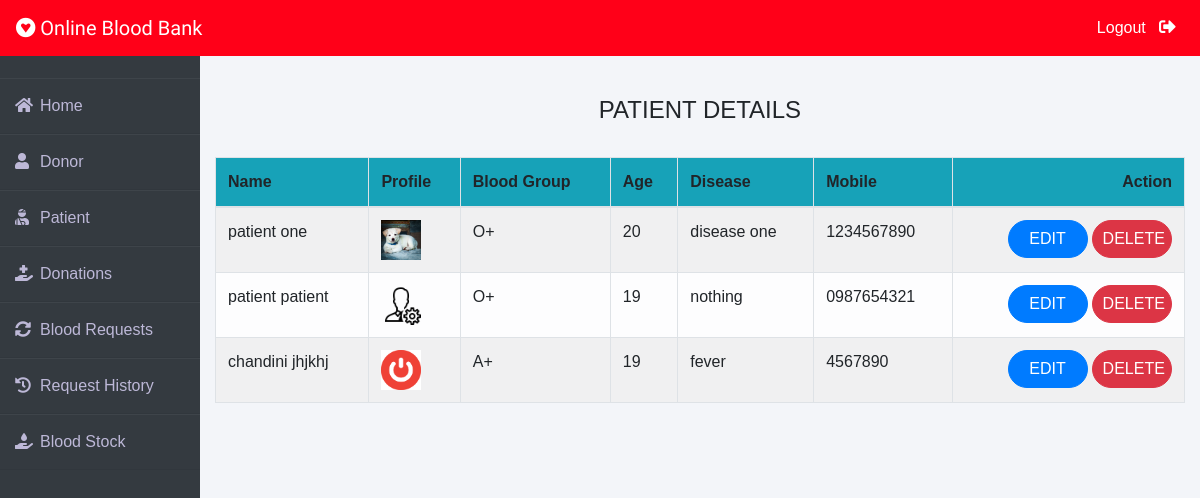
The app's page /admin-patient (signed in) with its own data.
### patient/models.py (models this page shows, shortened)
class Patient(models.Model):
    user=models.OneToOneField(User,on_delete=models.CASCADE)
    profile_pic= models.ImageField(upload_to='profile_pic/Patient/',null=True,blank=True)
    age=models.PositiveIntegerField()
    bloodgroup=models.CharField(max_length=10)
    disease=models.CharField(max_length=100)
    doctorname=models.CharField(max_length=50)
    address = models.CharField(max_length=40)
    mobile = models.CharField(max_length=20,null=False)
    @property
    def get_name(self):
        return self.user.first_name+" "+self.user.last_name

### blood/views.py (the view)
# urls.py: path('admin-patient', views.admin_patient_view,name='admin-patient'),
@login_required(login_url='adminlogin')
def admin_patient_view(request):
    patients=pmodels.Patient.objects.all()
    return render(request,'blood/admin_patient.html',{'patients':patients})

### templates/blood/admin_patient.html
{% extends 'blood/adminbase.html' %}
{% block content %}
{% load widget_tweaks %}
{%load static%}
<br><br>
<div class="container">
    <H4 class="text-center">PATIENT DETAILS</H4><br>
    <table class="table table-light table-hover table-bordered table-striped">
        <thead class="bg-info">
            <tr>
                <th scope="col">Name</th>
                <th scope="col">Profile</th>
                <th scope="col">Blood Group</th>
                <th scope="col">Age</th>
                <th scope="col">Disease</th>
                <th scope="col">Mobile</th>
                <th class="text-right">Action</th>
            </tr>
        </thead>
        <tbody>
            {% for t in patients %}
            <tr>
                <td> {{t.get_name}}</td>
                <td> <img src="{% static t.profile_pic.url %}" alt="Profile Pic" height="40px" width="40px" /></td>
                <td>{{t.bloodgroup}}</td>
                <td>{{t.age}}</td>
                <td>{{t.disease}}</td>
                <td>{{t.mobile}}</td>
                <td class="text-right">
                    <button class="btn btn-primary badge-pill" style="width: 80px;"><a  style="text-decoration: none;color: white;" href="{% url 'update-patient' t.id  %}">EDIT</a> </button>
                    <button class="btn btn-danger badge-pill" style="width: 80px;"><a  style="text-decoration: none;color: white;" href="{% url 'delete-patient' t.id  %}">DELETE</a> </button>
                </td>
            </tr>
            {% endfor %}
        </tbody>
    </table>
</div>
{% endblock content %}

### templates/blood/adminbase.html (style rules this page uses)
* { margin: 0; padding: 0; box-sizing: border-box; list-style: none; text-decoration: none; font-family: 'Josefin Sans', sans-serif; }
body { background-color: #f3f5f9; }

### records on screen
Patient: get_name "patient one", profile_pic (picture), bloodgroup "O+", age "20", disease "disease one", mobile "1234567890"
Patient: get_name "patient patient", profile_pic (picture), bloodgroup "O+", age "19", disease "nothing", mobile "0987654321"
Patient: get_name "chandini jhjkhj", profile_pic (picture), bloodgroup "A+", age "19", disease "fever", mobile "4567890"
